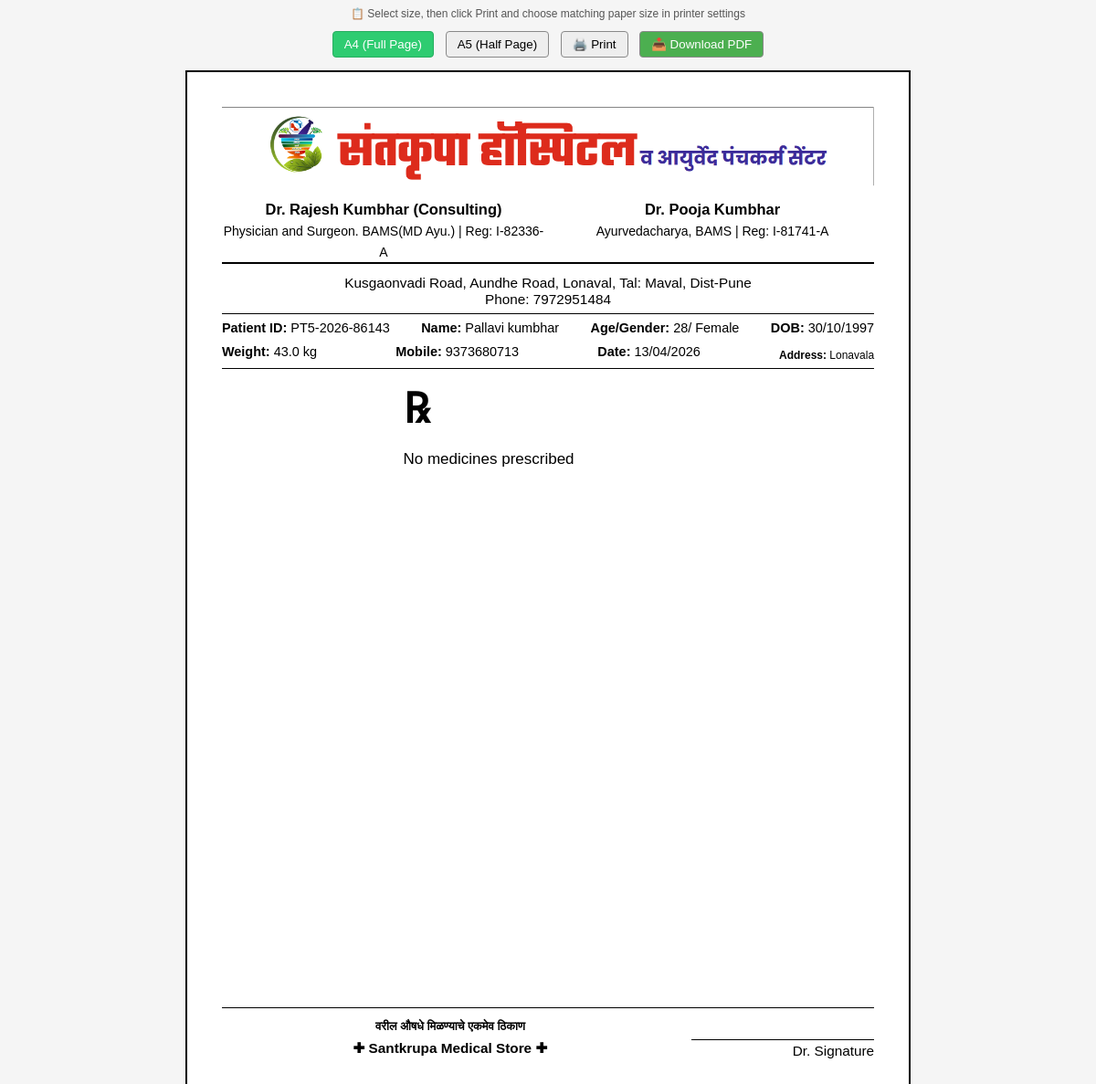
The app's page /clinic/santkrupa/doctor/prescription/33/print/ (signed in) with its own data.
### hospital/models.py (models this page shows, shortened)
class Prescription(models.Model):
    STATUS_CHOICES = [
        ('pending', 'Pending'),
        ('completed', 'Completed'),
        ('cancelled', 'Cancelled'),
    ]
    clinic = models.ForeignKey(Clinic, on_delete=models.CASCADE, related_name='prescriptions', null=True, blank=True)
    patient = models.ForeignKey(Patient, on_delete=models.CASCADE, related_name='prescriptions')
    doctor = models.ForeignKey(Doctor, on_delete=models.SET_NULL, null=True, related_name='prescriptions')
    prescription_date = models.DateTimeField(auto_now_add=True)
    status = models.CharField(max_length=20, choices=STATUS_CHOICES, default='pending')
    admission_recommended = models.BooleanField(default=False, help_text="Doctor recommends patient admission to hospital")
    admission_reason = models.TextField(blank=True, help_text="Reason for recommending admission")
    objects = ClinicManager()
    class Meta:
        ordering = ['-prescription_date']

class Clinic(models.Model):
    name = models.CharField(max_length=255)
    slug = models.SlugField(unique=True, help_text="Used in URLs: /clinic/{slug}/")
    logo = models.ImageField(upload_to='clinic_logos/', null=True, blank=True)
    address = models.TextField()
    city = models.CharField(max_length=100)
    state = models.CharField(max_length=100)
    zip_code = models.CharField(max_length=20)
    phone_number = models.CharField(max_length=15)
    email = models.EmailField()
    website = models.URLField(null=True, blank=True)
    registration_number = models.CharField(max_length=100, unique=True)
    subscription_status = models.CharField(
        max_length=20,
        choices=[
            ('trial', 'Trial'),
            ('active', 'Active'),
            ('expired', 'Expired'),
            ('suspended', 'Suspended'),
        ],
        default='trial'
    )
    max_doctors = models.IntegerField(default=10)
    max_patients = models.IntegerField(default=1000)
    max_receptionists = models.IntegerField(default=5)
    created_at = models.DateTimeField(auto_now_add=True)
    updated_at = models.DateTimeField(auto_now=True)
    is_active = models.BooleanField(default=True)
    class Meta:
        ordering = ['name']
        verbose_name_plural = "Clinics"

class Doctor(models.Model):
    clinic = models.ForeignKey(Clinic, on_delete=models.CASCADE, related_name='doctors', null=True, blank=True)
    user = models.OneToOneField(User, on_delete=models.CASCADE)
    specialization = models.CharField(max_length=100)
    license_number = models.CharField(max_length=50)
    objects = ClinicManager()
    class Meta:
        unique_together = [['clinic', 'license_number']]

class User(AbstractUser):
    ROLE_CHOICES = [
        ('super_admin', 'Super Admin'),
        ('admin', 'Clinic Admin'),
        ('doctor', 'Doctor'),
        ('receptionist', 'Receptionist'),
        ('patient', 'Patient'),
        ('lab_tech', 'Lab Technician'),
    ]
    clinic = models.ForeignKey(Clinic, on_delete=models.CASCADE, related_name='users', null=True, blank=True)
    role = models.CharField(max_length=20, choices=ROLE_CHOICES, default='patient')
    mobile_number = models.CharField(max_length=15, null=True, blank=True)
    created_at = models.DateTimeField(auto_now_add=True)
    class Meta:
        unique_together = [['clinic', 'username']]

class Patient(models.Model):
    STATUS_CHOICES = [
        ('registered', 'Registered'),
        ('in_diagnosis', 'In Diagnosis'),
        ('treatment_started', 'Treatment Started'),
        ('discharged', 'Discharged'),
    ]
    GENDER_CHOICES = [
        ('male', 'Male'),
        ('female', 'Female'),
        ('other', 'Other'),
    ]
    clinic = models.ForeignKey(Clinic, on_delete=models.CASCADE, related_name='patients', null=True, blank=True)
    patient_id = models.CharField(max_length=20, editable=False)
    user = models.OneToOneField(User, on_delete=models.CASCADE, null=True, blank=True)
    patient_name = models.CharField(max_length=100)
    age = models.IntegerField()
    gender = models.CharField(max_length=10, choices=GENDER_CHOICES, blank=True)
    address = models.TextField()
    phone_number = models.CharField(max_length=15)
    date_of_birth = models.DateField(null=True, blank=True)
    weight = models.FloatField(null=True, blank=True)
    registration_date = models.DateField(auto_now_add=True)
    status = models.CharField(max_length=20, choices=STATUS_CHOICES, default='registered')
    default_password = models.CharField(max_length=20, blank=True)
    registered_by = models.ForeignKey(User, on_delete=models.SET_NULL, null=True, blank=True,
                                     related_name='patients_registered',
                                     limit_choices_to={'role': 'receptionist'})
    objects = ClinicManager()
    class Meta:
        ordering = ['-registration_date']
        unique_together = [['clinic', 'patient_id']]
        indexes = [
            models.Index(fields=['clinic', 'registration_date']),
            models.Index(fields=['clinic', 'phone_number']),
            models.Index(fields=['clinic', 'patient_name']),
            models.Index(fields=['clinic', 'patient_id']),
        ]

class AssociatedMedical(models.Model):
    clinic = models.ForeignKey(
        Clinic,
        on_delete=models.CASCADE,
        related_name='associated_medicals'
    )
    name = models.CharField(max_length=255)
    address = models.TextField()
    phone_number = models.CharField(max_length=15, blank=True, null=True)
    is_primary = models.BooleanField(default=True)
    is_active = models.BooleanField(default=True)
    created_at = models.DateTimeField(auto_now_add=True)

### hospital/views.py (the view, shortened to what this page needs)
# urls.py: path('doctor/prescription/<int:prescription_id>/print/', views.print_prescription, name='print_prescription'),
@login_required(login_url='login')
def print_prescription(request, prescription_id, clinic_slug=None):
    prescription = get_object_or_404(
        Prescription.objects.select_related(
            'patient', 'doctor__user', 'clinic'
        ).prefetch_related('medicines', 'tests'),
        id=prescription_id
    )
    if request.user.role == 'doctor':
        doctor = Doctor.objects.get(user=request.user)
        if prescription.doctor != doctor:
            if clinic_slug:
                return redirect('doctor_dashboard', clinic_slug=clinic_slug)
            return redirect('doctor_dashboard')
    elif request.user.role == 'patient':
        patient = Patient.objects.get(user=request.user)
        if prescription.patient != patient:
            return redirect('patient_dashboard')
    else:
        return redirect('homepage')
    tests = prescription.tests.all()
    medicines = prescription.medicines.all()
    doctor_notes = prescription.doctor_notes if hasattr(prescription, 'doctor_notes') else None
    vitals = getattr(prescription, 'vitals', None)
    all_doctors = Doctor.objects.filter(clinic=prescription.clinic)
    primary_medical = prescription.clinic.associated_medicals.filter(
            is_primary=True,
            is_active=True
        ).first()
    schedule_map = {
        "morning": (1, 0, 0),
        "afternoon": (0, 1, 0),
        "night": (0, 0, 1),
        "morning_evening": (1, 0, 1),
        "morning_night": (1, 0, 1),
        "afternoon_night": (0, 1, 1),
        "morning_afternoon_night": (1, 1, 1),
        "sos": (0, 0, 0),
    }
    context = {
        'prescription': prescription,
        'tests': tests,
        'medicines': medicines,
        'doctor_notes': doctor_notes,
        'vitals': vitals,
        'doctors': all_doctors,
        'primary_medical': primary_medical,
    }
    return render(request, 'hospital/print_prescription.html', context)

### hospital/managers.py (called while the page is built)
    def get_queryset(self):
        return super().get_queryset()

### hospital/templates/hospital/print_prescription.html (shortened to what this page needs)
<!DOCTYPE html>
{% load static %}
{% load custom_filters %}
<html lang="en">
<head>
</head>
<body>
{% if not hide_controls %}
<div class="print-controls" style="text-align:center; margin-bottom:10px;">
    <div style="margin-bottom: 8px; font-size: 12px; color: #555;">
        📋 Select size, then click Print and choose matching paper size in printer settings
    </div>
    <button id="btnA4" onclick="setSize('A4')">A4 (Full Page)</button>
    <button id="btnA5" onclick="setSize('A5')">A5 (Half Page)</button>
    <button onclick="printDoc()">🖨️ Print</button>
    <button onclick="downloadPDF()" style="background-color: #4CAF50; color: white;">📥 Download PDF</button>
</div>
{% endif %}
<div class="container">
    <div class="header">
        {% if prescription.clinic.logo %}
            <img src="{{ prescription.clinic.logo.url }}" alt="Clinic Logo">
        {% else %}
            <img src="{% static 'images/header.png' %}" alt="Default Logo">
        {% endif %}
        <div class="header-info">
            <div class="doctor-grid">
                {% for doc in doctors %}
                <div class="doctor-item">
                    <strong>
                        Dr. {{ doc.user.get_full_name }}
                        {% if doc == prescription.doctor %}
                            (Consulting)
                        {% endif %}
                    </strong><br>
                    <span class="doc-meta">
                        {{ doc.specialization }}
                        {% if doc.license_number %}
                            | Reg: {{ doc.license_number }}
                        {% endif %}
                    </span>
                </div>
                {% endfor %}
            </div>
        </div>
    </div>
    <div class="clinic-address-bar">
        {{ prescription.clinic.address }}<br>
        Phone: {{ prescription.clinic.phone_number|default:"-" }}
    </div>
    <div class="patient-row" style="flex-wrap: wrap; gap:10px;">
        <div><b>Patient ID:</b> {{ prescription.patient.patient_id }}</div>
        <div><b>Name:</b> {{ prescription.patient.patient_name }}</div>
        <div>
            <b>Age/Gender:</b>
            {{ prescription.patient.age }}/
            {{ prescription.patient.get_gender_display|default:"-" }}
        </div>
        <div><b>DOB:</b>
            {% if prescription.patient.date_of_birth %}
                {{ prescription.patient.date_of_birth|date:"d/m/Y" }}
            {% else %}
                -
            {% endif %}
        </div>
        <div><b>Weight:</b>
            {% if prescription.patient.weight %}
                {{ prescription.patient.weight }} kg
            {% else %}
                -
            {% endif %}
        </div>
        <div><b>Mobile:</b> {{ prescription.patient.phone_number|default:"-" }}</div>
        <div><b>Date:</b> {{ prescription.prescription_date|date:"d/m/Y" }}</div>
        <div style="font-size:12px; margin-top:5px;">
            <b>Address:</b> {{ prescription.patient.address|default:"-" }}
        </div>
    </div>
    <div class="rx-body">
        <div class="right">
            <div class="rx">℞</div>
            {% for medicine in medicines %}
            <div class="medicine" style="border-bottom:1px dashed #ccc; padding-bottom:8px; margin-bottom:10px;">
                <div style="margin-bottom: 4px; justify-content: space-between; align-items: flex-start;">
                    <strong>
                        {{ forloop.counter }}. {{ medicine.get_medicine_type_display }} {{ medicine.medicine_name }}  {{ medicine.dosage }}
                    </strong>
                <div style="display:flex; align-items:center; gap:8px; width:100%;">
                    <span style="flex:1; border-top:1px solid black; display:block;"></span>
                    <strong>Qty: {{ medicine.qty }}</strong>
                </div>
                </div>
                <div style="font-family: monospace; margin-bottom: 4px; font-size: 0.95em;">
                    {{ medicine.dose_pattern }} | {{ medicine.food_instruction }} Food {% if medicine.instructions %} | {{ medicine.instructions }}{% endif %}
                </div>
            </div>
        {% empty %}
        <p>No medicines prescribed</p>
        {% endfor %}
        </div>
    </div>
<div class="footer">
    <div class="medical-strip">
        <div style="font-size:13px; margin-bottom:3px;">
            वरील औषधे मिळण्याचे एकमेव ठिकाण
        </div>
        ✚ <strong>{{ primary_medical.name }}</strong> ✚ <br>
    </div>
    <div class="footer-right">
        <div class="sign-box">
            <div class="sign-line"></div>
            <div class="sign-name">
                Dr. Signature
            </div>
        </div>
    </div>
</div>
</body>
</html>

### hospital/templates/hospital/print_prescription.html (style rules this page uses)
:root { --scale: 1; --base-font: 17px; --page-width: 210mm; --page-height: 297mm; }
* { box-sizing: border-box; word-wrap: break-word; overflow-wrap: break-word; }
html, body { height: 100%; }
body { font-family: Arial, sans-serif; background: #f5f5f5; font-size: calc(var(--base-font) * var(--scale)); }
.container { width: var(--page-width); height: var(--page-height); margin: auto; background: white; padding: calc(10mm * var(--scale)); border: 2px solid #000; display: flex; flex-direction: column; }
.a4.container { width: var(--page-width); height: var(--page-height); }
.header { border-bottom: 2px solid black; text-align: center; }
.header img { width: 100%; max-height: calc(90px * var(--scale)); object-fit: contain; }
.header-info { display: flex; justify-content: space-between; margin-top: calc(8px * var(--scale)); font-size: calc(0.95em * var(--scale)); }
.doctor-grid { display: grid; grid-template-columns: repeat(2, 1fr); gap: calc(6px * var(--scale)); width: 100%; }
.doctor-item { line-height: 1.4; font-size: calc(1.02em * var(--scale)); }
.doc-meta { font-size: calc(0.85em * var(--scale)); }
.clinic-address-bar { width: 100%; text-align: center; font-size: calc(0.9em * var(--scale)); margin-top: calc(6px * var(--scale)); padding: calc(6px * var(--scale)) 0; border-bottom: 1px solid black; }
.patient-row { display: flex; flex-wrap: wrap; justify-content: space-between; border-bottom: 1px solid black; padding: calc(7px * var(--scale)) 0; font-size: calc(0.85em * var(--scale)); gap: calc(8px * var(--scale)); }
.rx-body { flex-grow: 1; display: flex; flex-direction: row; gap: calc(10px * var(--scale)); margin-top: calc(10px * var(--scale)); align-items: flex-start; }
.right { width: 75%; flex: 0 0 75%; padding-left: calc(10px * var(--scale)); }
.rx { font-size: calc(46px * var(--scale)); font-family: Georgia, "Times New Roman", serif; font-weight: bold; }
.footer { margin-top: auto; border-top: 1px solid #000; padding-top: calc(10px * var(--scale)); display: flex; justify-content: space-between; align-items: flex-end; page-break-inside: avoid; }
.medical-strip { width: 60%; text-align: center; font-size: calc(0.9em * var(--scale)); font-weight: bold; line-height: 1.5; }
.footer-right { width: 30%; text-align: right; }
.sign-box { display: flex; flex-direction: column; align-items: flex-end; }
.sign-line { width: calc(200px * var(--scale)); border-top: 1px solid black; }
.sign-name { font-size: calc(0.9em * var(--scale)); margin-top: calc(3px * var(--scale)); }
.print-controls button { padding:6px 12px; margin:4px; border:1px solid #888; background:#eee; cursor:pointer; border-radius:4px; }
.print-controls button.active { background:#2ecc71; color:white; border-color:#27ae60; }

### records on screen
Prescription: clinic.logo (picture), clinic.address "Kusgaonvadi Road, Aundhe Road, Lonaval, Tal: Maval, Dist-Pune", clinic.phone_number "7972951484", patient.patient_id "PT5-2026-86143", patient.patient_name "Pallavi kumbhar", patient.age "28", patient.gender "Female", patient.date_of_birth "30/10/1997", patient.weight "43.0", patient.phone_number "9373680713", prescription_date "13/04/2026", patient.address "Lonavala"
Doctor: user.get_full_name "Rajesh Kumbhar", shows "(Consulting)", specialization "Physician and Surgeon. BAMS(MD Ayu.)", license_number "I-82336-A"
Doctor: user.get_full_name "Pooja Kumbhar", specialization "Ayurvedacharya, BAMS", license_number "I-81741-A"
AssociatedMedical: name "Santkrupa Medical Store"
